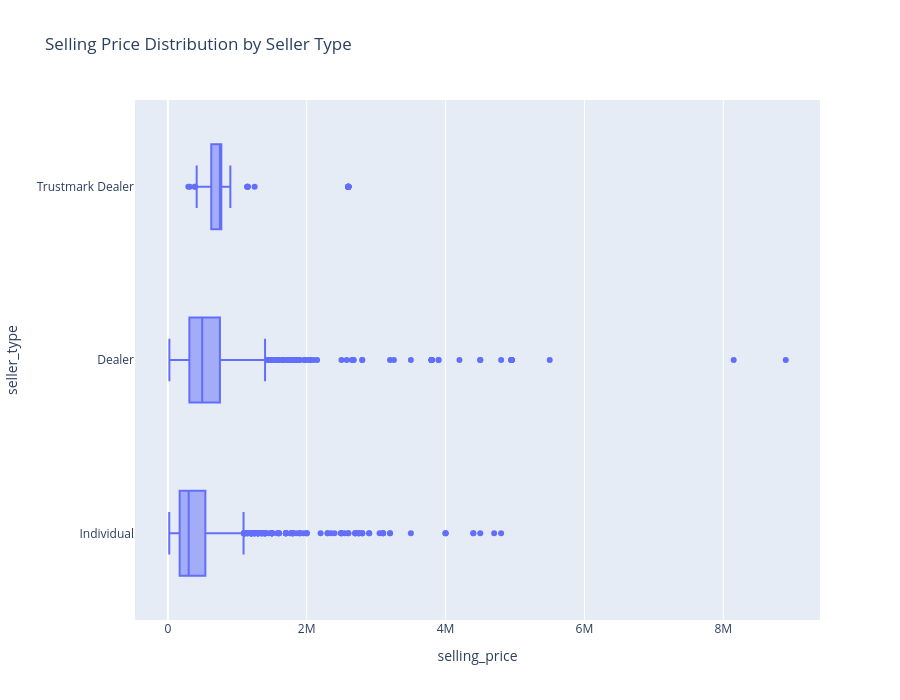

Notebook code for this chart:
### Markdown cell above
---

### 🎯 Exercise 7: Selling price distribution by seller type

#### 👇 Tasks

- ✔️ Draw horizontal box plots of `selling_price` by `seller_type`.
- ✔️ Store your figure to a variable named `fig`.
- ✔️ Add an appropriate title to your figure.
- ✔️ Set the height of your figure to `700`.
- ✔️ Display the figure using `fig.show()`

### Code cell
# YOUR CODE BEGINS
fig = px.box(
    df_cars,
    x="selling_price",
    y="seller_type",
    orientation="h",
    title="Selling Price Distribution by Seller Type",
    height=700,
)
fig.show()
# YOUR CODE ENDS

### Figure 1 — Plotly figure (JSON) as saved in the notebook; plotly's stock layout.template omitted (floating-point values rounded to 4 significant figures; data arrays with more than 128 entries replaced by an {"elided": "..."} marker saying what was removed)
{"data": [{"alignmentgroup": "True", "hovertemplate": "selling_price=%{x}<br>seller_type=%{y}<extra></extra>", "legendgroup": "", "marker": {"color": "#636efa"}, "name": "", "notched": false, "offsetgroup": "", "orientation": "h", "showlegend": false, "type": "box", "x": {"elided": "4340 int values"}, "x0": " ", "xaxis": "x", "y": {"elided": "4340 str values"}, "y0": " ", "yaxis": "y"}], "layout": {"boxmode": "group", "height": 700, "legend": {"tracegroupgap": 0}, "title": {"text": "Selling Price Distribution by Seller Type"}, "xaxis": {"anchor": "y", "domain": [0, 1], "title": {"text": "selling_price"}}, "yaxis": {"anchor": "x", "domain": [0, 1], "title": {"text": "seller_type"}}}}
